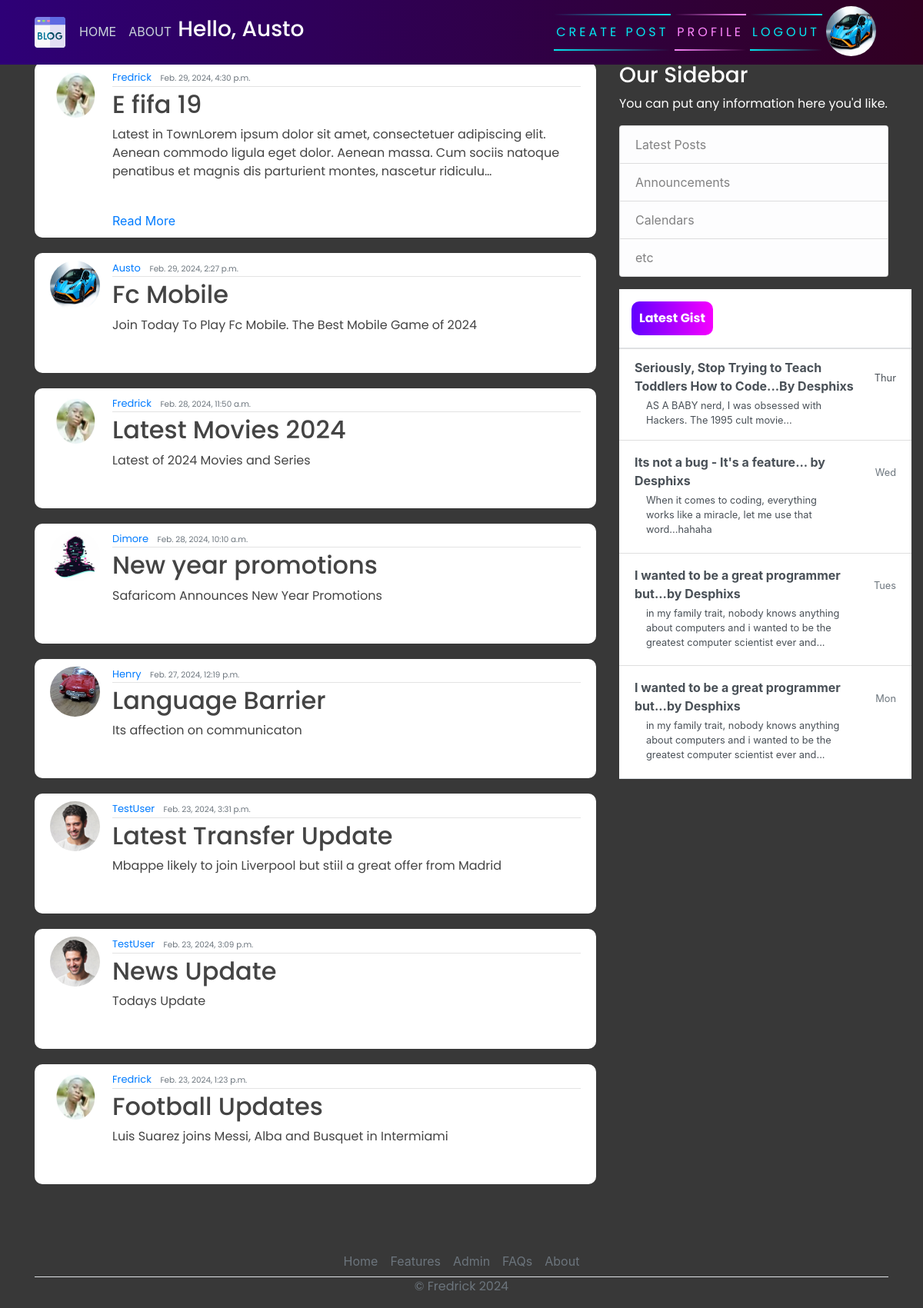
The app's page / (signed in) with its own data.
### users/models.py (models this page shows, shortened)
class Profile(models.Model):
    user = models.OneToOneField(User, on_delete=models.CASCADE)
    image = models.ImageField(default='default.jpg', upload_to='profile_pics')

### blog/models.py (models this page shows, shortened)
class Post(models.Model):
    title = models.CharField(max_length=200)
    content = models.TextField()
    date_posted = models.DateTimeField(default=timezone.now)
    author = models.ForeignKey(User, on_delete=models.CASCADE)

### blog/views.py (the view)
# urls.py: path('',PostListView.as_view(), name="blog-home"),
class PostListView(LoginRequiredMixin,ListView):
	model = Post
	template_name='blog/home.html'
	context_object_name = 'posts'
	ordering = ["-date_posted"]

### blog/templates/blog/home.html
{% extends 'blog/base.html' %}
{% block content %}
  {% for posts in posts %}
    <article class="media content-section">
      <img class="rounded-circle article-img" src="{{ posts.author.profile.image.url }}" alt="">
      <div class="media-body">
        <div class="article-metadata">
          <a class="mr-2" href="#">{{ posts.author }}</a>
          <small class="text-muted">{{ posts.date_posted }}</small>
        </div>
        <h2><a class="article-title" href="{% url 'blog-detail' posts.id  %}">{{ posts.title }}</a></h2>
        <p class="article-content">{{ posts.content|truncatechars:200 }}
        </p>
          {% if posts.content|length > 200 %}
            <a href="{% url 'blog-detail' posts.id %}">Read More</a>
          {% endif %}
      </div>
      <br>
    </article>
  {% endfor  %}
{% endblock content %}
{% block sidebar %}
 <h3 style="color:white;">Our Sidebar</h3>
    <p  style="color:white;">You can put any information here you'd like.
      <ul class="list-group">
        <li class="list-group-item list-group-item-light">Latest Posts</li>
        <li class="list-group-item list-group-item-light">Announcements</li>
        <li class="list-group-item list-group-item-light">Calendars</li>
        <li class="list-group-item list-group-item-light">etc</li>
      </ul>
    </p>
{% endblock %}
{% block Gist %}
  <div class="d-flex flex-column align-items-stretch flex-shrink-0 bg-white" style="width: 380px;" style="padding-top: 120px;">
    <a id="list-group" style="text-decoration: none;" href="" class="d-flex align-items-center flex-shrink-0 p-3 link-dark text-decoration-none border-bottom">
      <span class="fs-5 fw-semibold" id="gist-btn">Latest Gist</span>
    </a>
    <div class="list-group list-group-flush border-bottom scrollarea">
      <a href="#" class="list-group-item list-group-item-action  lh-tight" aria-current="true">
        <div class="d-flex w-100 align-items-center justify-content-between">
          <strong class="mb-1">Seriously, Stop Trying to Teach Toddlers How to Code...By Desphixs
        </strong>
          <small>Thur</small>
        </div>
        <div class="col-10 mb-1 small">AS A BABY nerd, I was obsessed with Hackers. The 1995 cult movie... </div>
      </a>
      <a href="#" class="list-group-item list-group-item-action py-3 lh-tight">
        <div class="d-flex w-100 align-items-center justify-content-between">
          <strong class="mb-1">Its not a bug - It's a feature... by Desphixs</strong>
          <small class="text-muted">Wed</small>
        </div>
        <div class="col-10 mb-1 small">When it comes to coding, everything works like a miracle, let me use that word...hahaha</div>
      </a>
      <a href="#" class="list-group-item list-group-item-action py-3 lh-tight">
        <div class="d-flex w-100 align-items-center justify-content-between">
          <strong class="mb-1">I wanted to be a great programmer but...by Desphixs</strong>
          <small class="text-muted">Tues</small>
        </div>
        <div class="col-10 mb-1 small">in my family trait, nobody knows anything about computers and i wanted to be the greatest computer scientist ever and...</div>
      </a>
       <a href="#" class="list-group-item list-group-item-action py-3 lh-tight">
        <div class="d-flex w-100 align-items-center justify-content-between">
          <strong class="mb-1">I wanted to be a great programmer but...by Desphixs</strong>
          <small class="text-muted">Mon</small>
        </div>
        <div class="col-10 mb-1 small">in my family trait, nobody knows anything about computers and i wanted to be the greatest computer scientist ever and...</div>
      </a>
    </div>
  </div>
{% endblock %}

### blog/templates/blog/base.html (shortened to what this page needs)
{% load static %}
<!DOCTYPE html>
<html>
<head>
    <link rel="stylesheet" href="https://maxcdn.bootstrapcdn.com/bootstrap/4.0.0/css/bootstrap.min.css">
    <link rel="stylesheet" href="{% static 'blog/main.css' %}">
</head>
<body>
    <header class="site-header">
      <nav class="navbar navbar-expand-md navbar-dark bg-steel fixed-top">
        <div class="container">
          <div class="collapse navbar-collapse" id="navbarToggle">
            <div class="navbar-nav mr-auto">
                {% if user.is_authenticated %}
              <a class="nav-item nav-link" href="{% url 'blog-home' %}">HOME</a>
              <a class="nav-item nav-link" href="{% url 'blog-about' %}">ABOUT</a>
               <div class="user-info">
                  <h3 id="user-greeting" style="color: white; display: flex;">Hello, {{request.user}}</h3>
                </div>
            </div>
            <div class="navbar-nav">
              <a href="{% url 'blog-new' %}" id="auth-links">
                <span></span>
                <span></span>
                Create Post
              </a>
              <a href="{% url 'profile' %}" id="auth-links">
                <span></span>
                <span></span>
                Profile
              </a>
              <a href="{% url 'logout' %}" id="auth-links">
                <span></span>
                <span></span>
                Logout
              </a>
                <img class="rounded-circle article-img" src="{{request.user.profile.image.url }}" alt="">
                {% endif %}
            </div>
          </div>
        </div>
      </nav>
    </header>
    <main role="main" class="container">
      <div class="row">
          <div class="col-md-8">
          </div>
        <div class="col-md-8">
           {% block content %}{% endblock %}
        </div>
        <div class="col-md-4">
          <div class="content-sectionw">
           {% block sidebar %}{% endblock %}
            {% block Gist %}{% endblock %}
          </div>
        </div>
      </div>
        <footer class="" >
          <ul class="nav justify-content-center border-bottom"  style="margin-top: 60px;">
            <li class="nav-item"><a href="{% url 'blog-home' %}" class="nav-link px-2 text-muted">Home</a></li>
            <li class="nav-item"><a href="#" class="nav-link px-2 text-muted">Features</a></li>
            <li class="nav-item"><a href="admin/" class="nav-link px-2 text-muted">Admin</a></li>
            <li class="nav-item"><a href="#" class="nav-link px-2 text-muted">FAQs</a></li>
            <li class="nav-item"><a href="{% url 'blog-about' %}" class="nav-link px-2 text-muted">About</a></li>
          </ul>
          <p class="text-center text-muted">&copy; Fredrick 2024</p>
        </footer>
    </main>
</body>
</html>

### blog/static/blog/main.css (style rules this page uses)
body { background-color: rgb(56, 56, 56); margin-top: 5rem; background-size: contain; background-repeat: no-repeat; }
h1, h2, h3, h4, h5, h6, p { color: #444444; font-family: 'Poppins', sans-serif; }
ul { margin: 0; }
.bg-steel { background: linear-gradient(270deg, rgb(49, 0, 33) 0%, rgb(46, 0, 119) 100%); }
.site-header .navbar-nav .nav-link { color: #cbd5db; }
.content-section { background: #ffffff; padding: 10px 20px; border-radius: 10px; margin-bottom: 20px; }
.article-title { color: #444444; }
.article-content { white-space: pre-line; }
.article-img { height: 65px; width: 65px; margin-right: 16px; }
.article-metadata { font-family: 'Poppins', sans-serif; padding-bottom: 1px; margin-bottom: 4px; font-size: 13px; border-bottom: 1px solid #e3e3e3 }
svg { width: 50px; height: 50px; }
#auth-links { font-family: 'Poppins', sans-serif; position: relative; display: inline-block; padding: 12px 3px; margin: 10px 0; color: #03e9f4; text-decoration: none; text-transform: uppercase; transition: 0.5s; letter-spacing: 4px; overflow: hidden; margin-right: 5px; }
#auth-links:nth-child(2) { filter: hue-rotate(110deg); }
#auth-links span { position: absolute; display: block; }
#auth-links span:nth-child(1) { top: 0; left: 0; width: 100%; height: 2px; background: linear-gradient(90deg,transparent,#03e9f4); animation: animate1 1s linear infinite; }
#auth-links span:nth-child(3) { bottom: 0; right: 0; width: 100%; height: 2px; background: linear-gradient(270deg,transparent,#03e9f4); animation: animate3 1s linear infinite; animation-delay: 0.50s; }
#gist-btn { color: black; background: linear-gradient(270deg, rgb(247, 0, 255) 0%, rgb(98, 0, 255) 100%); padding: 10px; color: white; font-family: 'Poppins', sans-serif; font-weight: bold; border-radius: 10px; }

### records on screen
Post: author.profile.image (picture), author "Fredrick", date_posted "Feb. 29, 2024, 4:30 p.m.", title "E fifa 19", content "Latest in TownLorem ipsum dolor sit amet, consectetuer adipiscing elit. Aenean commodo ligula eget dolor. Aenean massa. Cum sociis natoque penatibus et magnis dis parturient montes, nascetur ridiculu…", shows "Read More"
Post: author.profile.image (picture), author "Austo", date_posted "Feb. 29, 2024, 2:27 p.m.", title "Fc Mobile", content "Join Today To Play Fc Mobile. The Best Mobile Game of 2024"
Post: author.profile.image (picture), author "Fredrick", date_posted "Feb. 28, 2024, 11:50 a.m.", title "Latest Movies 2024", content "Latest of 2024 Movies and Series"
Post: author.profile.image (placeholder picture), author "Dimore", date_posted "Feb. 28, 2024, 10:10 a.m.", title "New year promotions", content "Safaricom Announces New Year Promotions"
Post: author.profile.image (picture), author "Henry", date_posted "Feb. 27, 2024, 12:19 p.m.", title "Language Barrier", content "Its affection on communicaton"
Post: author.profile.image (picture), author "TestUser", date_posted "Feb. 23, 2024, 3:31 p.m.", title "Latest Transfer Update", content "Mbappe likely to join Liverpool but stiil a great offer from Madrid"
Post: author.profile.image (picture), author "TestUser", date_posted "Feb. 23, 2024, 3:09 p.m.", title "News Update", content "Todays Update"
Post: author.profile.image (picture), author "Fredrick", date_posted "Feb. 23, 2024, 1:23 p.m.", title "Football Updates", content "Luis Suarez joins Messi, Alba and Busquet in Intermiami"

### other values on screen
{{ request.user }} "Austo"
